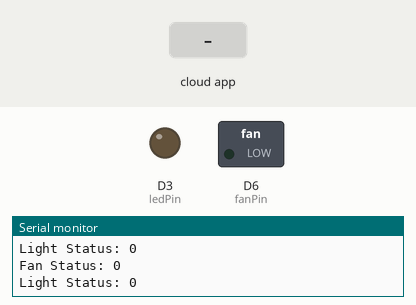
This sketch was run on a simulated ESP8266 (NodeMCU). Parts: switched loads named in the sketch (green lamp = pin HIGH), output pins drawn as LEDs (lit = HIGH), the last lines printed to the serial monitor. Inputs (shaded band) come from the test bench. WiFi joins after 1.5 s; servers stay silent unless stated; the Firebase database answers and starts empty.

Above: at 2.7 s.
2.8 s: the phone or cloud app sets lightStatus to 1
At 4.0 s:
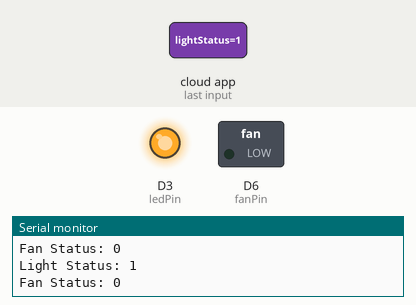
4.3 s: the phone or cloud app sets FanStatus to 1
At 4.9 s:
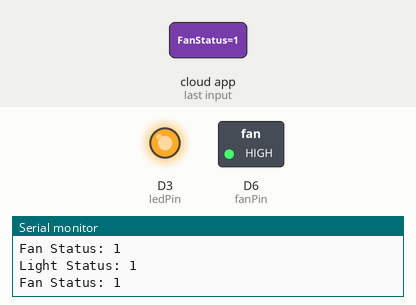
6.0 s: the phone or cloud app sets lightStatus to 0
At 6.9 s:
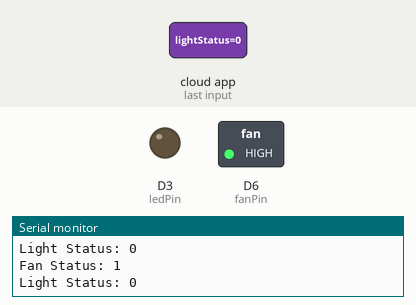
7.6 s: the phone or cloud app sets FanStatus to 0
At 8.8 s:
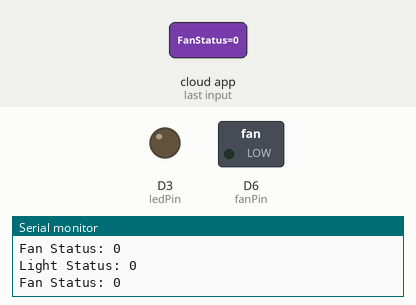
Timing chart, 0 to 10.3 s (numbered marks = the images above; inputs shaded):
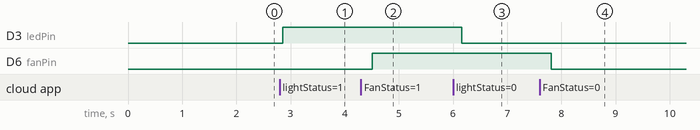

Measured:
- after the input at 2.8 s, D3 (ledPin): LOW → HIGH after 0.05 s
- after the input at 4.3 s, D6 (fanPin): LOW → HIGH after 0.21 s
- after the input at 6.0 s, D3 (ledPin): HIGH → LOW after 0.16 s
- after the input at 7.6 s, D6 (fanPin): HIGH → LOW after 0.21 s

The sketch:

firebase_esp8266-anufied.ino.ino
```cpp
#include <Wire.h>
#include "FirebaseESP8266.h" // Anufied -- Arduino lib manager se download karna not works every time better to use my_zip file
#include <ESP8266WiFi.h>

const byte ledPin = D3; // Pin number of the LED
const byte fanPin = D6;

char FIREBASE_AUTH[] = "AIzaSyBfOFUAGrtd0s9KHIAx0h02GsrfBb1bBmU"; // Your Firebase Web API Key
char FIREBASE_HOST[] = "https://inventory-students-default-rtdb.asia-southeast1.firebasedatabase.app"; // Your Firebase URL
char WIFI_SSID[] = "Test";     // Your WIFI SSID
char WIFI_PASSWORD[] = "cisi4000"; // Your WIFI Password

FirebaseData firebaseData;

int lightStatus;
int fanStatus;

void setup() {
  Serial.begin(115200);

  pinMode(ledPin, OUTPUT);
  pinMode(fanPin, OUTPUT);  // Initialize pins

  WiFi.begin(WIFI_SSID, WIFI_PASSWORD);
  while (WiFi.status() != WL_CONNECTED) {
    delay(500);
    Serial.print(".");
  }
  Serial.println("");
  Serial.println("WiFi connected");

  Firebase.begin(FIREBASE_HOST, FIREBASE_AUTH);
  Firebase.reconnectWiFi(true);
}

void loop() {
  if (Firebase.getInt(firebaseData, "/lightStatus")) {
    if (firebaseData.dataType() == "int") {
      lightStatus = firebaseData.intData();
      digitalWrite(ledPin, lightStatus ? HIGH : LOW);
      Serial.print("Light Status: ");
      Serial.println(lightStatus);
    } else {
      Serial.println("Error: lightStatus is not an int");
    }
  } else {
    Serial.println("Failed to get lightStatus");
    Serial.println(firebaseData.errorReason());
  }

  if (Firebase.getInt(firebaseData, "/FanStatus")) {
    if (firebaseData.dataType() == "int") {
      fanStatus = firebaseData.intData();
      digitalWrite(fanPin, fanStatus ? HIGH : LOW);
      Serial.print("Fan Status: ");
      Serial.println(fanStatus);
    } else {
      Serial.println("Error: FanStatus is not an int");
    }
  } else {
    Serial.println("Failed to get FanStatus");
    Serial.println(firebaseData.errorReason());
  }

  yield();
}
```
